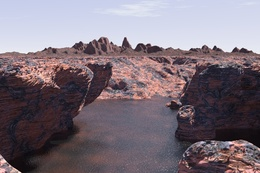
%> input picture dataset/landscape-a.jpg, 260 x 173 px, shrunk from 720 x 480 before the run
$ octave siftmatching.m   (GNU Octave 9; MATLAB toolbox functions it lacks are replaced by stand-ins)
%> lines starting %> are read from the running program, lines starting %| are printed output that depends on the picture
%> further down, I is the input picture: size 173x260x3 uint8; mean R, G, B 124.1, 112.8, 123
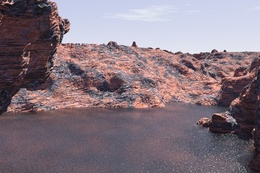
%> input picture dataset/landscape-b.jpg, 260 x 173 px, shrunk from 720 x 480 before the run
%> further down, I_comp is the input picture: size 173x260x3 uint8; mean R, G, B 132, 117.3, 127.2
### siftfeature.m
% clear all; close all;clc;
% img = imread('dataset/landscape-b.jpg');
function [feature_vec, validpoints] = siftfeature(img)
%% Initialize phase
row = zeros(4,1) ;
col = zeros(4,1);
[row(1), col(1), ch] = size(img);
%> ch = 3

if(ch == 3)
    new_img = rgb2gray(img);
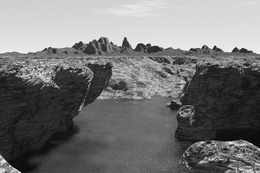
%> new_img: size 173x260 uint8; min 3, max 248, mean 117.4
else
    new_img = img;
end

new_img = double(new_img)./255;
%> new_img: size 173x260 double
scale_space = cell(5,4);
dog_space = cell(4,4);
sigma_arr = zeros(5,4);

sigma = 1.6;
k = sqrt(2);

%% Create scale space with sigma = 1.6 and k = sqrt(2)
new_img = imresize(new_img, 2, 'bilinear');
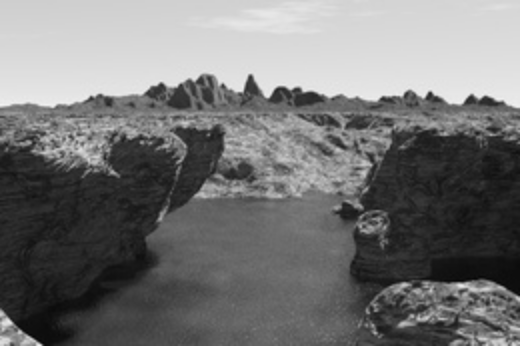
%> new_img: size 346x520 double; min 0.0265, max 0.951, mean 0.46
for ii=1:size(scale_space,2)
    row(ii) = size(new_img,1);
    col(ii) = size(new_img,2);
    counter = 2*ii - 2;
    for jj=1:size(scale_space,1)

        scl = sigma * (k^counter);
        scale_space{jj,ii} = imgaussfilt(new_img, scl);
        sigma_arr(jj,ii) = scl;
        counter = counter + 1;
    end
    new_img = imresize(new_img, 0.5, 'bilinear');
end
%> this loop made 4 passes
%> pass 3, in siftfeature, `new_img = imresize(new_img, 0.5, 'bilinear');`:
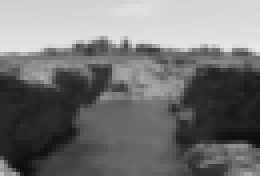
%> new_img: size 44x65 double (shown 4 times larger); min 0.054, max 0.905, mean 0.46
%> after the loop, col = [520; 260; 130; 65]; row = [346; 173; 87; 44]; scale_space = 20 items; sigma_arr = [1.6 3.2 6.4 12.8; 2.26 4.53 9.05 18.1; 3.2 6.4 12.8 25.6; 4.53 9.05 18.1 36.2; 6.4 12.8 25.6 51.2]
%figure(1);title(scale_space);
%% Create DoG space(Difference of Gaussians)
for kk=1:size(dog_space,2)
    for mm=1:size(dog_space,1)
        dog_space{mm,kk} = imsubtract(scale_space{mm+1, kk},scale_space{mm, kk});
    end
end
%> after the loop, dog_space = 16 items

%% Local Maxima and Minima Detection
% Window size = 3, 3
k = 1;
% First two index for image index, last two for min and max coord.
coord = [];
for aa = 1:size(dog_space,2)
    main2 = dog_space{2, aa};
    main3 = dog_space{3, aa};
    neighof2_1 = dog_space{1, aa};
    neighof2_2 = dog_space{3, aa};
    neighof3_1 = dog_space{2, aa};
    neighof3_2 = dog_space{4, aa};

    %Change step size
    for bb = k + 1: 1: row(aa) - k -1
        for cc = k + 1: 1: col(aa) - k - 1
            %Case 1
            main2_window = main2(bb - k: bb + k, cc - k: cc + k);
            neighof2_1window = neighof2_1(bb - k: bb + k, cc - k: cc + k);
            neighof2_2window = neighof2_2(bb - k: bb + k, cc - k: cc + k);

            if (main2(bb, cc) == max(main2_window(:)))...
                    && (main2(bb, cc) >= max(neighof2_1window(:)))...
                    && (main2(bb, cc) >= max(neighof2_2window(:)))

                coord = [coord; 2 aa bb cc sigma_arr(2,aa)];

            elseif (main2(bb, cc) == min(main2_window(:)))...
                    && (main2(bb, cc) <= min(neighof2_1window(:)))...
                    && (main2(bb, cc) <= min(neighof2_2window(:)))

                coord = [coord; 2 aa bb cc sigma_arr(2,aa)];
            end

            %Case 2
            main3_window = main3(bb - k: bb + k, cc - k: cc + k);
            neighof3_1window = neighof3_1(bb - k: bb + k, cc - k: cc + k);
            neighof3_2window = neighof3_2(bb - k: bb + k, cc - k: cc + k);


            if (main3(bb, cc) == max(main3_window(:)))...
                    && (main3(bb, cc) >= max(neighof3_1window(:)))...
                    && (main3(bb, cc) >= max(neighof3_2window(:)))

                coord = [coord; 3 aa bb cc sigma_arr(3,aa)];

            elseif (main3(bb, cc) == min(main3_window(:)))...
                    && (main3(bb, cc) <= min(neighof3_1window(:)))...
                    && (main3(bb, cc) <= min(neighof3_2window(:)))

                coord = [coord; 3 aa bb cc sigma_arr(3,aa)];
            end

        end
    end
end
%> this loop made 4 passes
%> pass 1, in siftfeature, `main2 = dog_space{2, aa};`:
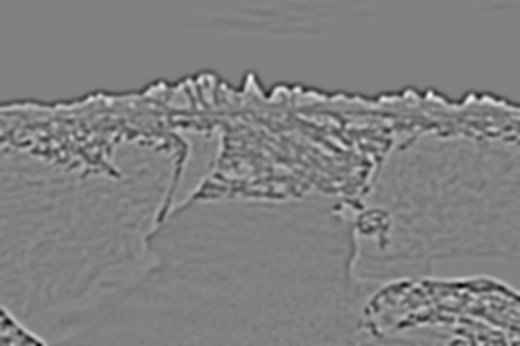
%> main2: size 346x520 double; min -0.103, max 0.101, mean -6.86e-06; drawn with min black and max white
%> pass 1, in siftfeature, `main3 = dog_space{3, aa};`:
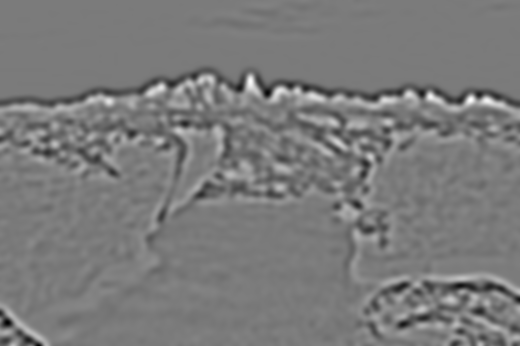
%> main3: size 346x520 double; min -0.0988, max 0.106, mean -3.07e-06; drawn with min black and max white
%> pass 1, in siftfeature, `neighof3_2 = dog_space{4, aa};`:
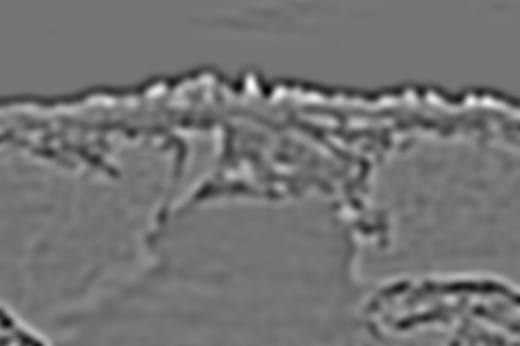
%> neighof3_2: size 346x520 double; min -0.0855, max 0.101, mean 1.01e-05; drawn with min black and max white
%> after the loop, coord = 1030 rows, first 8: [2 1 2 327 2.26; 2 1 2 422 2.26; 2 1 2 499 2.26; 3 1 5 409 3.2; 2 1 5 465 2.26; 3 1 6 266 3.2; 3 1 6 372 3.2; 2 1 6 392 2.26]

%Display non-thresholded corner points
disp(size(coord,1));
%| 1030
figure;
% imshow(img);
% hold on;
% plot((2.^coord(:,2)-2).*coord(:,4), (2.^coord(:,2)-2).*coord(:,3) , 'b*');

%% Remove non-maximal/minimal outliers
coord2 = [];
% Threshold_value
threshold_1 = 0.03;
for ll=1:size(coord,1)

    % Hesssian Matrix Values
    D = dog_space{coord(ll,1), coord(ll,2)};
    Dx = (D(coord(ll,3), coord(ll,4) + 1)...
        - D(coord(ll,3), coord(ll,4) - 1))/2;
    Dy = (D(coord(ll,3) + 1, coord(ll,4))...
        - D(coord(ll,3) - 1, coord(ll,4)))/2;
    Ds = (dog_space{coord(ll,1) + 1, coord(ll,2)}...
        (coord(ll,3), coord(ll,4))...
        - dog_space{coord(ll,1) - 1, coord(ll,2)}...
        (coord(ll,3), coord(ll,4)))/2;
    Dxx = D(coord(ll, 3), coord(ll, 4) + 1)...
        + D(coord(ll, 3), coord(ll, 4) - 1)...
        - (2*D(coord(ll, 3), coord(ll, 4)));
    Dyy = D(coord(ll, 3) + 1, coord(ll, 4))...
        + D(coord(ll, 3) - 1, coord(ll, 4))...
        - (2*D(coord(ll, 3), coord(ll, 4)));
    Dxy = (D(coord(ll, 3) + 1, coord(ll, 4) + 1)...
        - D(coord(ll, 3) - 1, coord(ll, 4) + 1)...
        -D(coord(ll, 3) + 1, coord(ll, 4) - 1)...
        + D(coord(ll, 3) - 1, coord(ll, 4) - 1))/4;
    Dxs = (dog_space{coord(ll,1) + 1, coord(ll,2)}...
        (coord(ll, 3), coord(ll, 4) + 1)...
        - dog_space{coord(ll,1) + 1, coord(ll,2)}...
        (coord(ll, 3), coord(ll, 4) - 1)...
        - dog_space{coord(ll,1) - 1, coord(ll,2)}...
        (coord(ll, 3), coord(ll, 4) + 1)...
        + dog_space{coord(ll,1) - 1, coord(ll,2)}...
        (coord(ll, 3), coord(ll, 4) - 1))/4;
    Dys = (dog_space{coord(ll,1) + 1, coord(ll,2)}...
        (coord(ll, 3) + 1, coord(ll, 4))...
        - dog_space{coord(ll,1) + 1, coord(ll,2)}...
        (coord(ll, 3) - 1, coord(ll, 4))...
        - dog_space{coord(ll,1) - 1, coord(ll,2)}...
        (coord(ll, 3) + 1, coord(ll, 4))...
        + dog_space{coord(ll,1) - 1, coord(ll,2)}...
        (coord(ll, 3) - 1, coord(ll, 4)))/4;
    Dss = (dog_space{coord(ll,1) + 1, coord(ll,2)}...
        (coord(ll, 3), coord(ll, 4))...
        + dog_space{coord(ll,1) - 1, coord(ll,2)}...
        (coord(ll, 3), coord(ll, 4)))...
        - (2*D(coord(ll, 3), coord(ll, 4)));

    %Clairaut's Theorem: Dxy == Dyx iff. both are continuous within
    %their definition range
    H1 = [Dxx Dxy Dxs; Dxy Dyy Dys; Dxs Dys Dss];
    %Loc_ext => x,y,s

    D_dif = [Dx; Dy ;Ds];
    loc_ext = (-pinv(H1)) * D_dif;
    Taylor_dog = D(coord(ll, 3), coord(ll, 4)) + ((D_dif')*loc_ext)/2;

    if (abs(Taylor_dog) > threshold_1) && (max(abs(loc_ext)) < 0.5)
        coord2 = [coord2; coord(ll,:) (coord(ll,3)+loc_ext(1))...
            (coord(ll,4)+loc_ext(2)) (coord(ll,5)+loc_ext(3)) Taylor_dog];
    end

end
%> this loop made 1030 passes
%> (Dxx, Dyy, Dxy, Dxs, Dys, Dss, D_dif, loc_ext) on passes 1, 2, 4: (-0.000385, -0.000255, 0.000164, -2.87e-05, -0.000229, -0.00144, [4.67e-05; 5.26e-05; 3.6e-05], [0.323; 0.463; -0.0553]), (-1.06e-05, -8.59e-05, 2.41e-06, 5.26e-06, -4.51e-05, -9.26e-05, [2.84e-06; -2.56e-05; 1.11e-07], [0.284; -0.402; 0.213]), (-1.86e-05, -0.000121, 2.31e-06, 3.45e-06, -7.35e-05, -0.000538, [3.66e-06; -1.09e-05; 5.15e-05], [0.199; -0.159; 0.119])

%Display first_level-thresholded corner points
disp(size(coord2, 1));
%| 191
% plot((2.^coord2(:,2)-2).*coord2(:,4),(2.^coord2(:,2)-2).*coord2(:,3),'g+');

%% Eliminate Low Contrast Extremum

coord3 = [];
for ll = 1:size(coord2,1)
    D = dog_space{coord2(ll,1), coord2(ll,2)};
    C_dog = 0.015;
    if (abs(coord2(ll, 9)) >= C_dog)...
            && (abs(D(coord2(ll, 3), coord2(ll, 4))) >=  0.8*C_dog)
        coord3 = [coord3; coord2(ll, :)];
    end
end
disp(size(coord3,1));
%| 191

%% Eliminate  Edge Responses
coord_final = [];
for ll=1:size(coord3,1)

    D = dog_space{coord3(ll,1), coord3(ll,2)};
    Dxx_new = D(coord3(ll, 3), coord3(ll, 4) + 1)...
        + D(coord3(ll, 3), coord3(ll, 4) - 1)...
        - (2*D(coord3(ll, 3), coord2(ll, 4)));
    Dxy_new = (D(coord3(ll, 3) + 1, coord3(ll, 4) + 1)...
        - D(coord3(ll, 3) - 1, coord3(ll, 4) + 1)...
        -D(coord3(ll, 3) + 1, coord3(ll, 4) - 1)...
        + D(coord3(ll, 3) - 1, coord3(ll, 4) - 1))/4;
    Dyy_new = D(coord3(ll, 3) + 1, coord3(ll, 4))...
        + D(coord3(ll, 3) - 1, coord3(ll, 4))...
        - (2*D(coord3(ll, 3), coord3(ll, 4)));

    %Hessian 2x2
    H2 = [Dxx_new Dxy_new; Dxy_new Dyy_new];
    Tr_H2 = H2(1,1) + H2(2,2);
    Det_H2 = (H2(1,1)*H2(2,2)) - (H2(1,2)*H2(2,1));

    %Evaluate Edge Responses
    r = 10;
    Ev_H2 = ((Tr_H2)^2)/Det_H2;
    if Ev_H2  < (((r+1)^2)/r)
        coord_final = [coord_final; coord3(ll, :)];
    end
end
disp(size(coord_final,1));
%| 183
% plot((2.^coord_final(:,2)-2).*coord_final(:,4),...
%     (2.^coord_final(:,2)-2).*coord_final(:,3) , 'mo');
hold off;
%% Magnitude and Theta Space
mag_space = cell(5,4);
theta_space = cell(5,4);
offset = 50;
for ii = 1:size(scale_space,2)
    for jj=1:size(scale_space,1)
        mag_space{jj, ii} = zeros(size(scale_space{jj,ii},1),...
            size(scale_space{jj,ii},2));
        theta_space{jj, ii} = zeros(size(scale_space{jj,ii},1),...
            size(scale_space{jj,ii},2));
        I = scale_space{jj,ii};
        for xx=2:size(mag_space{jj, ii},1)-1
            for yy=2:size(mag_space{jj, ii},2)-1
                mag_space{jj, ii}(xx,yy) = ...
                    sqrt(((I(xx + 1, yy)-I(xx -1,yy))^2)...
                    + ((I(xx,yy+1)-I(xx,yy-1))^2));
                theta_space{jj, ii}(xx,yy) = ...
                    atan2d((I(xx,yy+1)-I(xx,yy-1))...
                    , (I(xx+1,yy)-I(xx-1,yy)));
                theta_space{jj, ii}(xx,yy) = ...
                    mod(theta_space{jj, ii}(xx,yy) + 360,360);
            end
        end
        mag_space{jj, ii} = padarray(mag_space{jj, ii},...
            [offset offset],'both');
        theta_space{jj, ii} = padarray(theta_space{jj, ii},...
            [offset offset],'both');
    end
end
%% Orientation Assignment
coord_final2 = [];
for oo=1:size(coord_final,1)
    hist_bin = zeros(1, 36);

    idx = coord_final(oo, 1);
    idy = coord_final(oo, 2);
    mag_I = mag_space{idx, idy};
    theta_I = theta_space{idx, idy};
    %Window size ~ 1.5*sigma
    winsize = 2*ceil(1.5*coord_final(oo,8));
    if mod(winsize,2) == 0
        winsize = winsize + 1;
    end
    gauss_filter = fspecial('gaussian',...
        [winsize winsize], 1.5*coord_final(oo,8));
    currx = coord_final(oo,3) ;%* (2^(coord_final(oo, 2) -idy));
    curry = coord_final(oo,4) ;%* (2^(coord_final(oo, 2) -idy));

    theta_win = theta_I(currx-(winsize-1)/2+offset:...
        currx+(winsize-1)/2+offset,...
        curry-(winsize-1)/2+offset:...
        curry+(winsize-1)/2+offset);
    mag_win = mag_I(currx-(winsize-1)/2+offset:...
        currx+(winsize-1)/2+offset,...
        curry-(winsize-1)/2+offset:...
        curry+(winsize-1)/2+offset);
    mag_win = mag_win .* gauss_filter;
    for ii = 1:size(theta_win,1)
        for jj = 1:size(theta_win,2)
            theta = mod(theta_win(ii,jj)+360,360);
            m = mag_win(ii,jj);
            hist_bin(1, floor(theta/10)+1) = ...
                hist_bin(1, floor(theta/10)+1) + m;
        end

    end
    maxEl = max(hist_bin);

    for aa = 1:length(hist_bin)
        if hist_bin(aa) >= 0.8*maxEl
            if aa-1 <= 0
                X = 0:2;
                Y = hist_bin([36,1,2]);
            elseif aa+1 > 36
                X = 35:37;
                Y = hist_bin([35,36,1]);
            else
                X = aa-1:aa+1;
                Y = hist_bin(aa-1:aa+1);
            end
            %Interpolation
            [p,S,mu]  = polyfit([Y(1) Y(2) Y(3)], [X(1) X(2) X(3)], 2);
            dir = polyval(p,Y(2),[],mu)*10;
            coord_final2 = ...
                [coord_final2; coord_final(oo,:) idx idy hist_bin(aa) dir];
        end
    end
end
disp(size(coord_final2,1));
imagesc(img); hold on;
[u,v] = pol2cart(theta,coord_final2(:,13), coord_final2(:,12));
disp(size(u));
quiver((2.^coord_final2(:,2)-2).*coord_final2(:,4),...
    (2.^coord_final2(:,2)-2).*coord_final2(:,3),u,v);

%% Local Image Descriptors
w=4;% In David G. Lowe experiment,divide the area into 4*4.
feature_vec = zeros(size(coord_final2,1),w*w*8);
validpoints = zeros(size(coord_final2,1),2);
for oo = 1:size(coord_final2,1)
    theta_I = theta_space{coord_final2(oo, 10), coord_final2(oo, 11)};
    mag_I = mag_space{coord_final2(oo, 10), coord_final2(oo, 11)};

    subpixel_idx = floor(coord_final2(oo, 6));
    subpixel_idy = floor(coord_final2(oo, 7));
    G1 = fspecial('gaussian', [16 16], 8);
    theta = coord_final2(oo,13);

    % [47 lines of commented-out code are left out]
    theta_newwin = theta_I(subpixel_idx-7+offset:subpixel_idx+8+offset,...
        subpixel_idy-7+offset:subpixel_idy+8+offset);
    mag_newwin = mag_I(subpixel_idx-7+offset:subpixel_idx+8+offset,...
        subpixel_idy-7+offset:subpixel_idy+8+offset);
    mag_newwin = mag_newwin .* G1;

%     theta_newwin = imrotate(theta_newwin,360-theta,'crop');
%     mag_newwin = imrotate(mag_newwin, 360-theta ,'crop');
    count = 1;
    %For each window, jump 4 by 4
    for i = 1:w:16
        for j = 1:w:16
            theta_f = theta_newwin(i:(i+3), j:(j+3));
            mag_f = mag_newwin(i:(i+3), j:(j+3));

            %For each element in window
            for k = 1:4
                for l = 1:4
                    %Rotation dependence
                    theta_bin = theta_f(k,l) - theta + (180/8) + 360;
                    theta_bin = mod(theta_bin,360);

                    %Trilinear interpolation
                    feature_vec(oo, count+floor(theta_bin/45)) =...
                        feature_vec(oo, count+floor(theta_bin/45))...
                        + mag_f(k,l);

                end
            end
            count = count + 8;
        end
    end


    norm = sqrt(sum(feature_vec(oo,:).^2));
    feature_vec(oo,:) = feature_vec(oo,:)./norm;

    %Threshold values above 0.2 -> Illumination Independence
    feature_vec(oo, feature_vec(oo,:)>0.2)=0.2;

    norm = sqrt(sum(feature_vec(oo,:).^2));
    feature_vec(oo,:) = feature_vec(oo,:)./norm;

    validpoints(oo,1) = (2^(coord_final2(oo,2)-2))*coord_final2(oo, 7);
    validpoints(oo,2) = (2^(coord_final2(oo,2)-2))*coord_final2(oo, 6);


end

% save('feature2.mat','feature_vec');
% save('validpoints2.mat','validpoints');
end

### siftmatching.m
I = imread('dataset/landscape-a.jpg');
I_comp = imread('dataset/landscape-b.jpg');

% [4 lines of commented-out code are left out]

%> (the run ends here)
